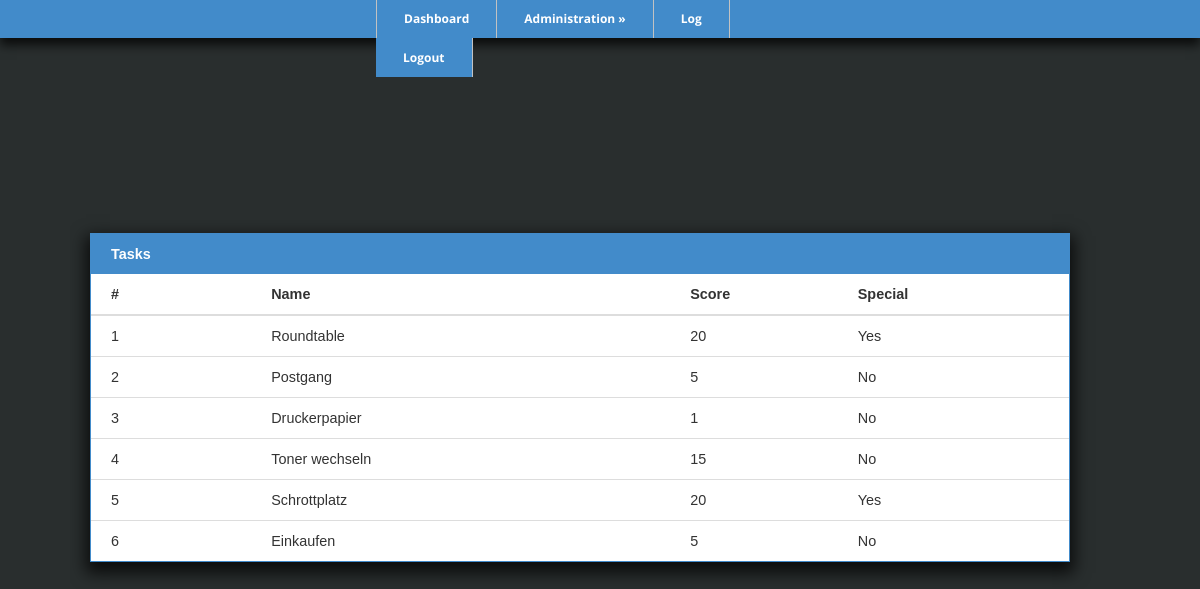
Page /tasks-overview.php (signed in) on the committed database.
### tables this page shows
CREATE TABLE IF NOT EXISTS `tasks` (
  `task_id` int(11) NOT NULL,
  `name` varchar(30) NOT NULL,
  `score` int(11) NOT NULL,
  `special` tinyint(1) NOT NULL
);

### MySQLCredentials.php (called while the page is built, shortened)
<?php
	$tasks = 'tasks';
?>

### tasks-tableview.php (the view, shortened to what this page needs)
<?php
	include 'MySQLCredentials.php';
	$query = $connection->query("SELECT * FROM $tasks");
	echo '<table>
	  <thead>
		<tr><th colspan=\'6\'>Tasks</th></tr>
		<tr>
		  <th>#</th>
		  <th>Name</th>
		  <th>Score</th>
		  <th colspan=\'2\'>Special</th>
		</tr>
	  </thead>
	  <tbody>';
	  while ($row = $query->fetch_array(MYSQLI_ASSOC)) {
	echo '
		<tr>
			<td>' . $row['task_id'] . '</td>
			<td>' . $row['name'] . '</td>
			<td>' . $row['score'] . '</td>
			<td>';
			if($row['special'] == 1) { echo 'Yes'; } else { echo 'No'; }
			echo '</td>
		  <td>';
		 echo '</td>
		</tr>';
	  }
		echo '</tbody></table>';
?>

### tasks-overview.php (shortened to what this page needs)
<!DOCTYPE html>
<html>
	<body>
	<?php
		if(isset($_SESSION['user_id'])){
			include('session.php');
	?>
		<div id="outer">
			<div id="middle">
				<div id="dashboard">
					<div class="card">
						<?php
							include 'tasks-tableview.php';
						?>
					</div>
				</div>
			</div>
		</div>
	<?php
		} else {
			header('Location: index.php');
		}
	?>
	</body>
</html>

### style.css (style rules this page uses)
* { margin:0; padding:0; }
body { background-color: #292e2e; font-family: 'Open Sans', sans-serif; color: #FFFFFF; }
a { text-decoration:none; color:#6495ed; }
table { color: #333; font-family: sans-serif; font-size: .9em; font-weight: 300; text-align: left; line-height: 40px; border-spacing: 0; border: 1px solid #428bca; background: #fff; width: 100%; margin: 20px auto; -webkit-box-shadow: 0px 7px 15px 4px rgba(0,0,0,0.75); -moz-box-shadow: 0px 7px 15px 4px rgba(0,0,0,0.75); box-shadow: 0px 7px 15px 4px rgba(0,0,0,0.75); }
thead tr:first-child { background: #428bca; color: #fff; border: none; }
th { font-weight: bold; }
th:first-child, td:first-child { padding: 0 15px 0 20px; }
thead tr:last-child th { border-bottom: 2px solid #ddd; }
tbody tr:last-child td { border: none; }
tbody td { border-bottom: 1px solid #ddd; }
td:last-child { text-align: right; padding-right: 10px; }
#nav { position: relative; width: 450px; height: 39px; margin: -1px auto; }
.navi { background-color: #428bca; -webkit-box-shadow: 0px 7px 10px 0px rgba(0,0,0,0.75); -moz-box-shadow: 0px 7px 10px 0px rgba(0,0,0,0.75); box-shadow: 0px 7px 10px 0px rgba(0,0,0,0.75); }
ul#navigation { margin:0px auto; border-left:1px solid #c4dbe7; border-right:1px solid #c4dbe7; }
ul#navigation li { display:inline; font-size:12px; font-weight:bold; margin:0; padding:0; float:left; position:relative; border-bottom:0px solid #c4dbe7; }
ul#navigation li a { padding:11px 27px; color:#FFF; text-decoration:none; display:inline-block; border-right:1px solid #C2C2C2; background: #428bca; -webkit-transition:color 0.2s linear, background 0.2s linear; -moz-transition:color 0.2s linear, background 0.2s linear; -o-transition:color 0.2s linear, background 0.2s linear; transition:color 0.2s linear, background 0.2s linear; }
ul#navigation li a.first { border-left:1px solid #C2C2C2; }
ul#navigation li a.last { border-right:1px solid #C2C2C2; }
.card { width: 980px; float: left; text-align: center; margin: 5px; padding: 5px; border-radius:6px; margin-left: 15px; margin-right: 15px; }
#outer { display: table; position: absolute; height: 90%; width: 100%; }
#dashboard { width: 1060px; margin-left: auto; margin-right: auto; overflow: auto; }
#middle { display: table-cell; vertical-align: middle; }

### rows in the picture
tasks: task_id "1", name "Roundtable", score "20", special "Yes"
tasks: task_id "2", name "Postgang", score "5", special "No"
tasks: task_id "3", name "Druckerpapier", score "1", special "No"
tasks: task_id "4", name "Toner wechseln", score "15", special "No"
tasks: task_id "5", name "Schrottplatz", score "20", special "Yes"
tasks: task_id "6", name "Einkaufen", score "5", special "No"
